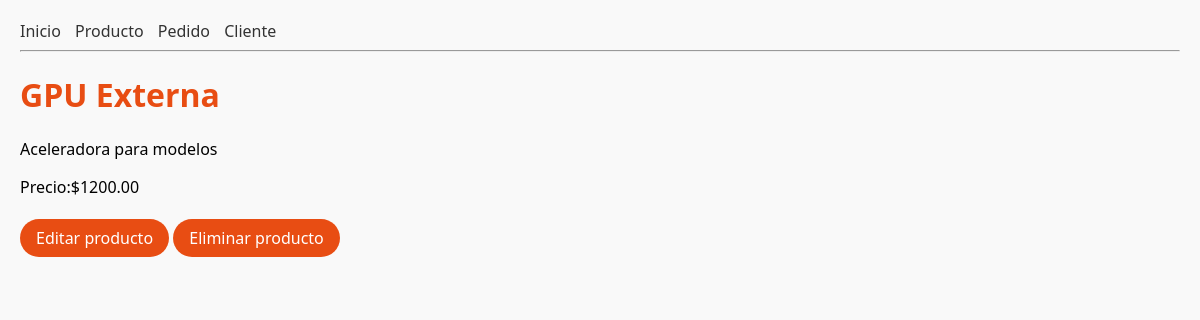
/productos/2/, run on the app's committed database.
### tienda/models.py (models this page shows, shortened)
class Producto(models.Model):
    nombre = models.CharField(max_length=100)
    descripcion = models.TextField()
    precio = models.DecimalField(max_digits=8, decimal_places=2)
    creado_en = models.DateTimeField(auto_now_add=True)

### tienda/views.py (the view)
# urls.py: path("productos/<int:pk>/", views.detalle_producto, name="detalle_producto"),
def detalle_producto(request, pk):
    producto = get_object_or_404( Producto, pk=pk)
    return render(request, "tienda/detalle_producto.html", {"producto": producto})

### tienda/templates/tienda/detalle_producto.html (shortened to what this page needs)
{% extends "tienda/base.html" %}
{% block content %}
<h1>{{producto.nombre}}</h1>
<p>{{producto.descripcion}}</p>
<p> <stong> Precio:</stong>${{producto.precio|floatformat:2 }}</p>
<p>
 <a href="{% url 'tienda:editar_producto' producto.pk %}" class="btn primary"> Editar producto </a>
 <a href="{% url 'tienda:eliminar_producto' producto.pk %}" class="btn primary"> Eliminar producto </a>
</p>
{% endblock %}

### tienda/static/css/main.css (style rules this page uses)
body { font-family: 'Segoe UI', sans-serif; margin: 20px; background-color: #f9f9f9; }
h1 { color: #e84d13; }
.btn { display: inline-block; padding: 8px 16px; margin: 5px 0; color: #fff; border-radius: 9999px; text-decoration: none; font-weight: 500; transition: background 0.3s, transform 0.2s; }
.primary { background-color: #e84d13; }

### data on the page
Producto: nombre "GPU Externa", descripcion "Aceleradora para modelos", precio "1200.00"
